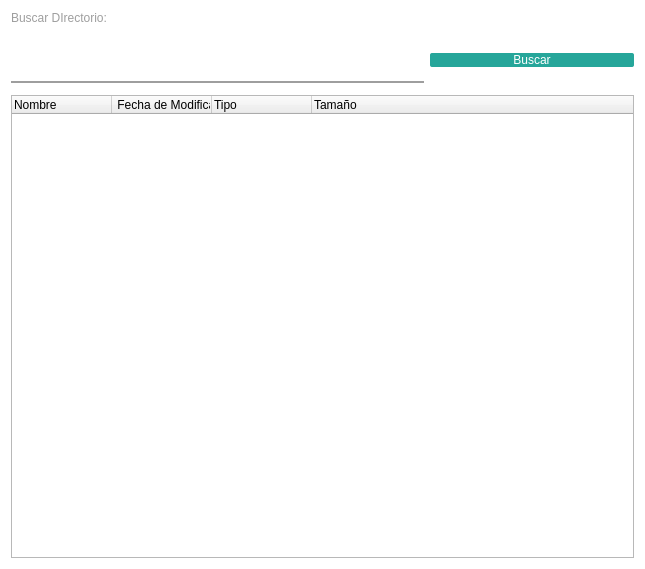
<?xml version="1.0" encoding="UTF-8"?>
<ui version="4.0">
 <class>Dialog</class>
 <widget class="QDialog" name="Dialog">
  <property name="geometry">
   <rect>
    <x>0</x>
    <y>0</y>
    <width>645</width>
    <height>569</height>
   </rect>
  </property>
  <property name="windowTitle">
   <string>Dialog</string>
  </property>
  <property name="styleSheet">
   <string notr="true">QDialog{

background-color: #FFFFFF;
margin: 0;
font-family: sans-serif;
color: inherit;
font: inherit;
margin: 0;

}

QPushButton{

border: none;
border-radius: 2px;
outline: 0;
padding: 0 2rem;
text-transform: uppercase;
vertical-align: middle;
text-decoration: none;
color: #fff;
background-color: #26a69a;
text-align: center;

}

QPushButton:hover{

background-color: #2bbbad;
margin: 0;
margin-left: 3rem;

}

QLabel{

color: #9e9e9e;
position: absolute;
top: 0.8rem;
left: 0.75rem;

}

QLabel:hover{

color: #26a69a;

}

QLineEdit{

font-family: &quot;Roboto&quot;;
color: #000;
width: 20px;
height: 20px;
outline: none;
padding: 15px;
background: #fff;
border: none;
border-bottom: 2px solid #9e9e9e;

}

QLineEdit:hover{

outline: none;
border-bottom: 2px solid #26a69a; 

}

QSpinBox{

font-family: &quot;Roboto&quot;;
color: #000;
background: #fff;
border: none;
border-bottom: 2px solid #9e9e9e;

}

QSpinBox:hover{

outline: none;
border-bottom: 2px solid #26a69a; 

}

QRadioButton:hover{

background: #26a69a;
color: #f2f2f2;
padding: 5px 15px;

}

QComboBox{

font-family: &quot;Roboto&quot;;
color: #000;
width: 20px;
height: 20px;
outline: none;
padding: 15px;
background: #fff;
border: none;
border-bottom: 2px solid #9e9e9e;

}

QComboBox:hover{

padding: 5px 15px;
outline: none;
border-bottom: 2px solid #26a69a; 

}
</string>
  </property>
  <layout class="QGridLayout" name="gridLayout">
   <item row="1" column="2" rowspan="2">
    <widget class="QPushButton" name="boton">
     <property name="text">
      <string>Buscar</string>
     </property>
    </widget>
   </item>
   <item row="1" column="0" colspan="2">
    <widget class="QLineEdit" name="ruta">
     <property name="text">
      <string/>
     </property>
    </widget>
   </item>
   <item row="3" column="0" colspan="3">
    <widget class="QTreeWidget" name="directorio">
     <column>
      <property name="text">
       <string>Nombre</string>
      </property>
     </column>
     <column>
      <property name="text">
       <string> Fecha de Modificación</string>
      </property>
     </column>
     <column>
      <property name="text">
       <string>Tipo</string>
      </property>
     </column>
     <column>
      <property name="text">
       <string>Tamaño</string>
      </property>
     </column>
    </widget>
   </item>
   <item row="0" column="0">
    <widget class="QLabel" name="label">
     <property name="text">
      <string>Buscar DIrectorio:</string>
     </property>
    </widget>
   </item>
  </layout>
 </widget>
 <resources/>
 <connections/>
</ui>
